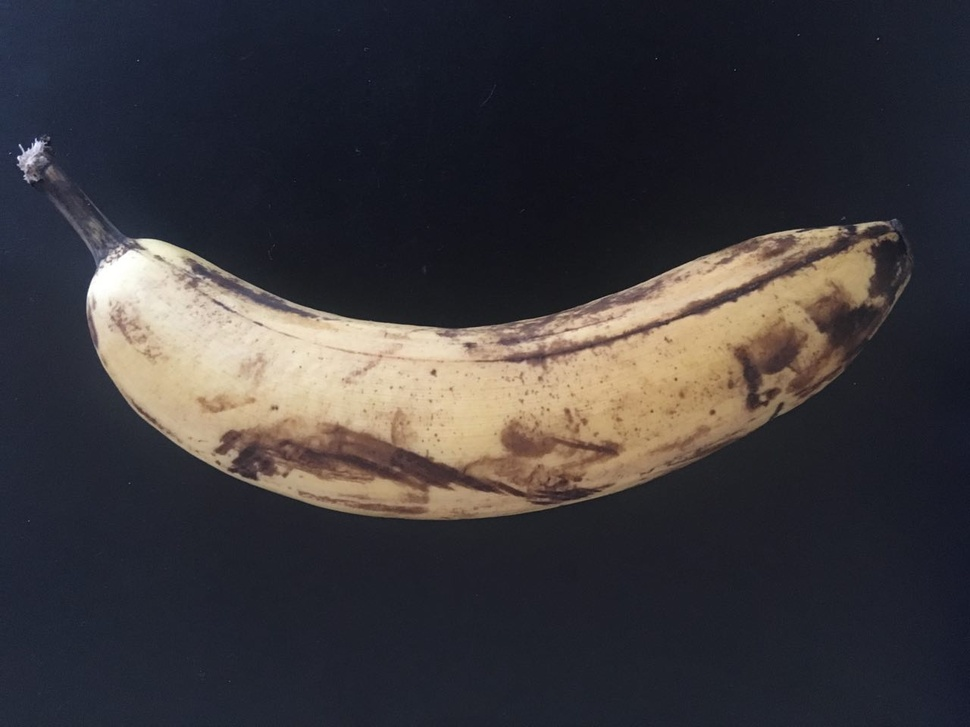
#> input picture test0.jpg, 970 x 727 px, shrunk from 1280 x 960 before the run
$ python -i image_representation.py   (imports and definitions only)
#> lines starting #> are read from the running program, lines starting #| are printed output that depends on the picture
#> further down, picture is the input picture: shape (727, 970, 3); mean B, G, R 59.8, 56.7, 59.8
import cv2
import numpy as np

import time

# TODO: feature fusion? using NN Autoencoders?
# TODO: Texture matching coefficient


def get_features(img):
    # hu moments
    bw_image = cv2.cvtColor(img, cv2.COLOR_BGR2GRAY)
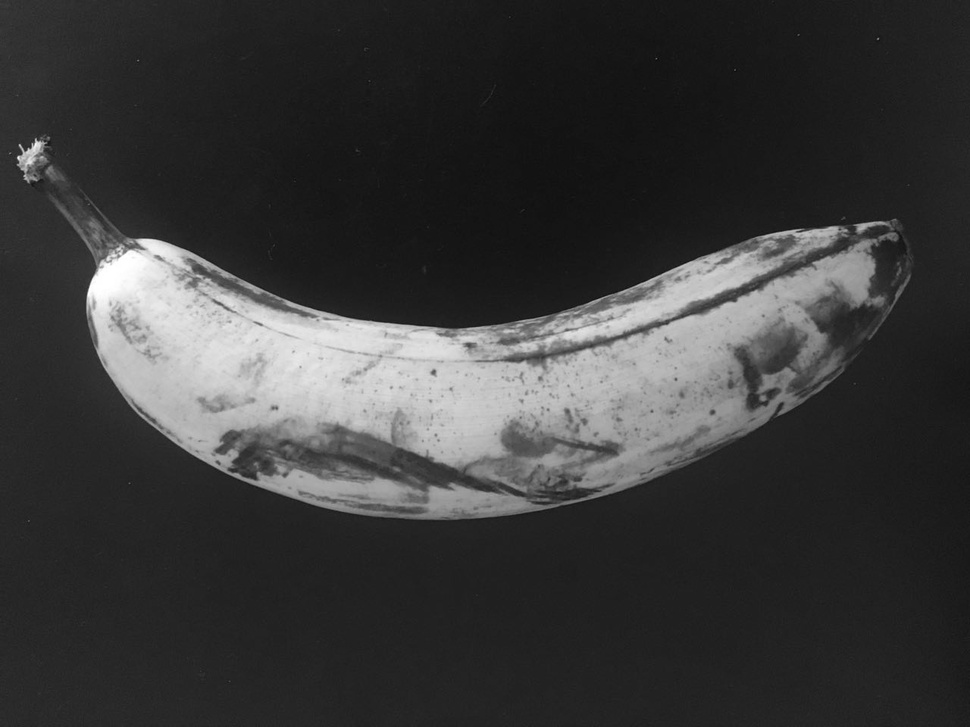
#> bw_image: shape (727, 970); min 8, max 255, mean 58
    hu_moments = cv2.HuMoments(cv2.moments(bw_image)).flatten()
#> hu_moments = [0.0023, 1.02e-06, 2.59e-10, 1.4e-10, 2.44e-20, 7.85e-14, 1.04e-20]

    # means
    img_mean = np.mean(img)
#> img_mean = 58.78
    mean_b = np.mean(img[0, :, :])
#> mean_b = 35.22
    mean_g = np.mean(img[1, :, :])
#> mean_g = 35.09
    mean_r = np.mean(img[2, :, :])
#> mean_r = 34.99
    means_vec = [img_mean, mean_r, mean_g, mean_b]
#> means_vec = [58.78, 34.99, 35.09, 35.22]

    # orb # debug it
    orb = cv2.ORB_create()
    kp, orb_descriptors = orb.detectAndCompute(bw_image, None)
#> kp = 500 keypoints; strongest (x, y, size): (35, 140, 31), (38, 140, 31), (38, 139, 37.2), (140, 242, 53.6)

    return {"hu": hu_moments, "orb": orb_descriptors, "means": means_vec}

# [28 lines not run here, left out]

>>> import cv2
>>> picture = cv2.imread('test0.jpg')
>>> result = get_features(picture)
#> result = 3 items

$ run again, on test1.jpg
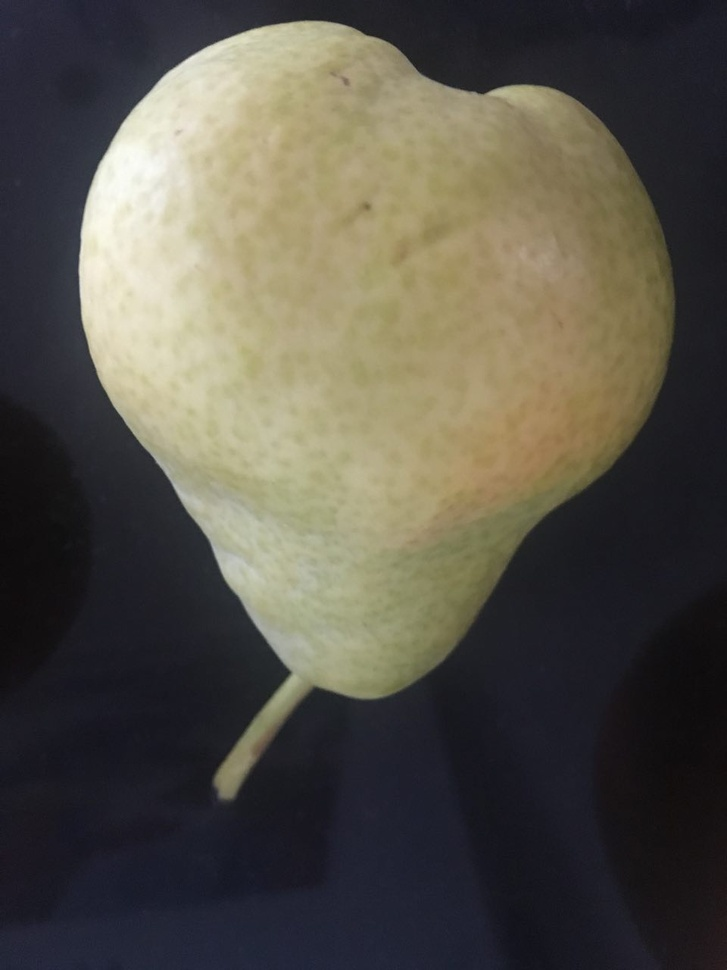
#> input picture test1.jpg, 727 x 970 px, shrunk from 960 x 1280 before the run
#> picture is the input picture: shape (970, 727, 3); mean B, G, R 73, 82.6, 86.4
#> in get_features, `bw_image = cv2.cvtColor(img, cv2.COLOR_BGR2GRAY)`:
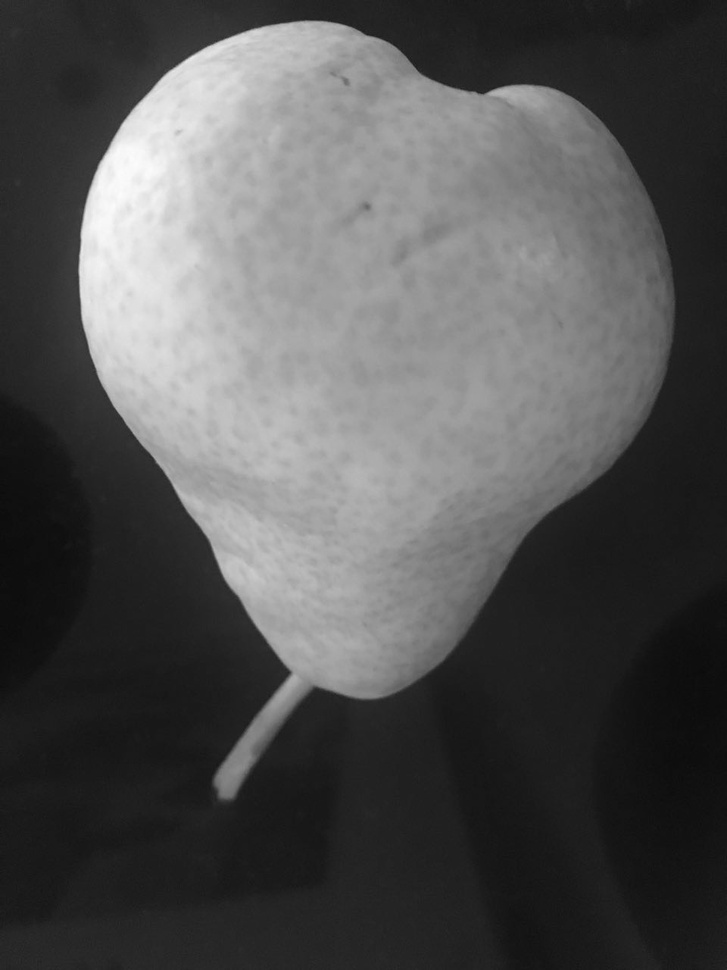
#> bw_image: shape (970, 727); min 10, max 252, mean 82.6
#> hu_moments = [0.00137, 1.6e-07, 2.62e-10, 2.76e-10, 6.39e-20, 1.1e-13, 3.76e-20]
#> img_mean = 80.66
#> mean_b = 37.09
#> means_vec = [80.66, 37.09, 37.09, 37.09]
#> kp = 65 keypoints; strongest (x, y, size): (287, 674, 111.1), (287, 672, 92.6), (289, 672, 77.1), (288, 672, 64.3)
#> result = 3 items

$ run again, on test2.jpg
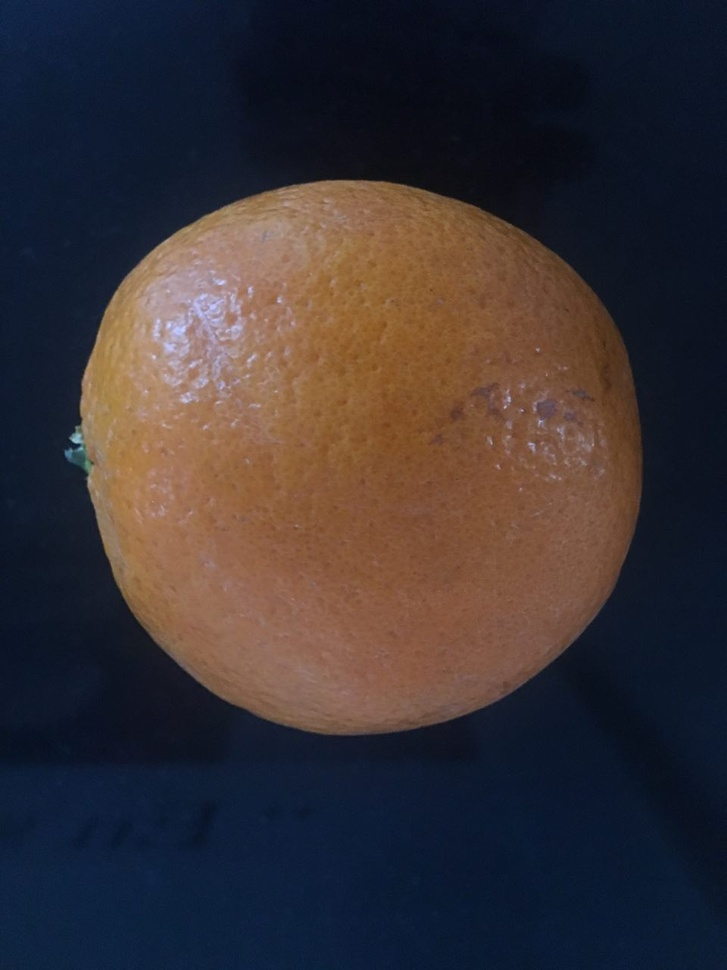
#> input picture test2.jpg, 727 x 970 px, shrunk from 960 x 1280 before the run
#> picture is the input picture: shape (970, 727, 3); mean B, G, R 53.6, 50.2, 57.4
#> in get_features, `bw_image = cv2.cvtColor(img, cv2.COLOR_BGR2GRAY)`:
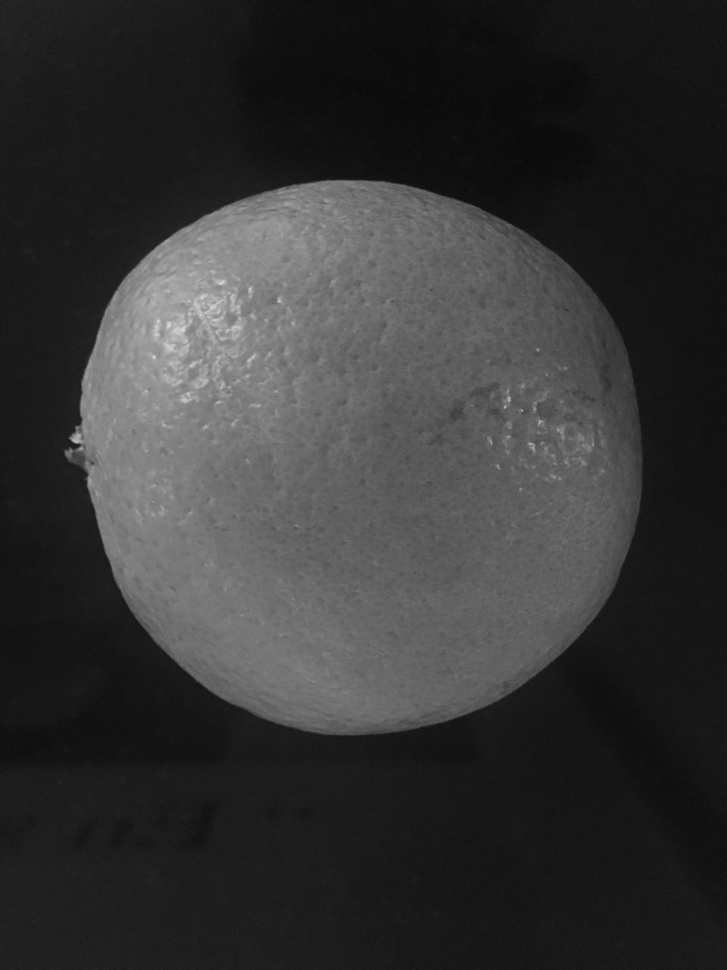
#> bw_image: shape (970, 727); min 8, max 221, mean 52.8
#> hu_moments = [0.00206, 1.87e-07, 7.13e-11, 1.27e-10, -3.66e-21, 4.54e-14, 1.16e-20]
#> img_mean = 53.72
#> mean_b = 26.65
#> mean_g = 26.4
#> mean_r = 26.47
#> means_vec = [53.72, 26.47, 26.4, 26.65]
#> kp = 464 keypoints; strongest (x, y, size): (72, 439, 44.6), (73, 439, 53.6), (73, 440, 64.3), (75, 442, 44.6)
#> result = 3 items

$ run again, on test3.jpg
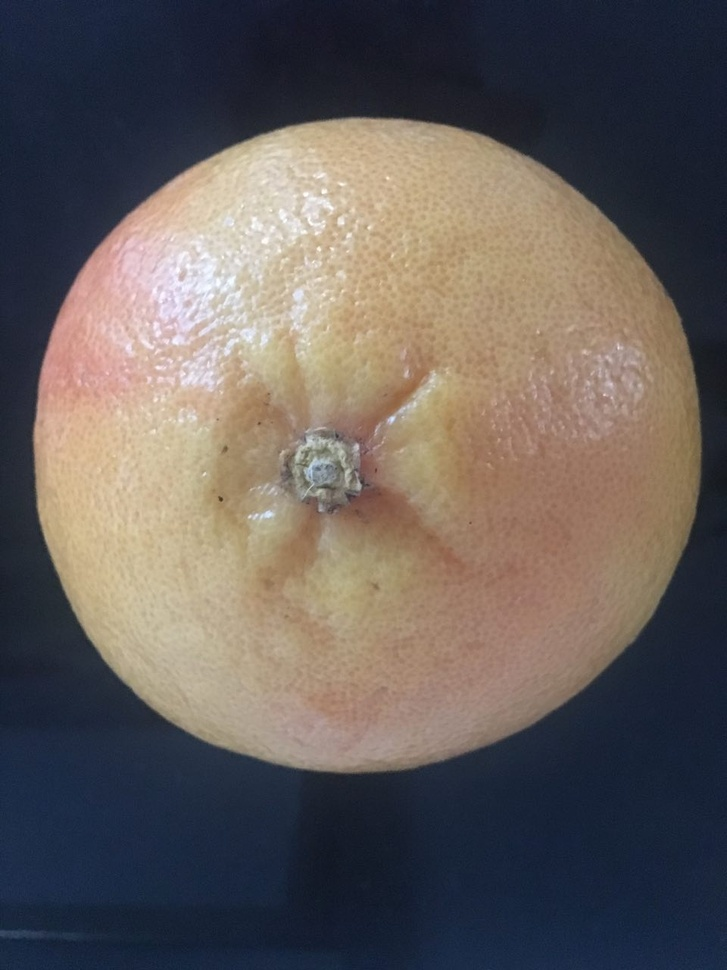
#> input picture test3.jpg, 727 x 970 px, shrunk from 960 x 1280 before the run
#> picture is the input picture: shape (970, 727, 3); mean B, G, R 91.4, 94.1, 101.4
#> in get_features, `bw_image = cv2.cvtColor(img, cv2.COLOR_BGR2GRAY)`:
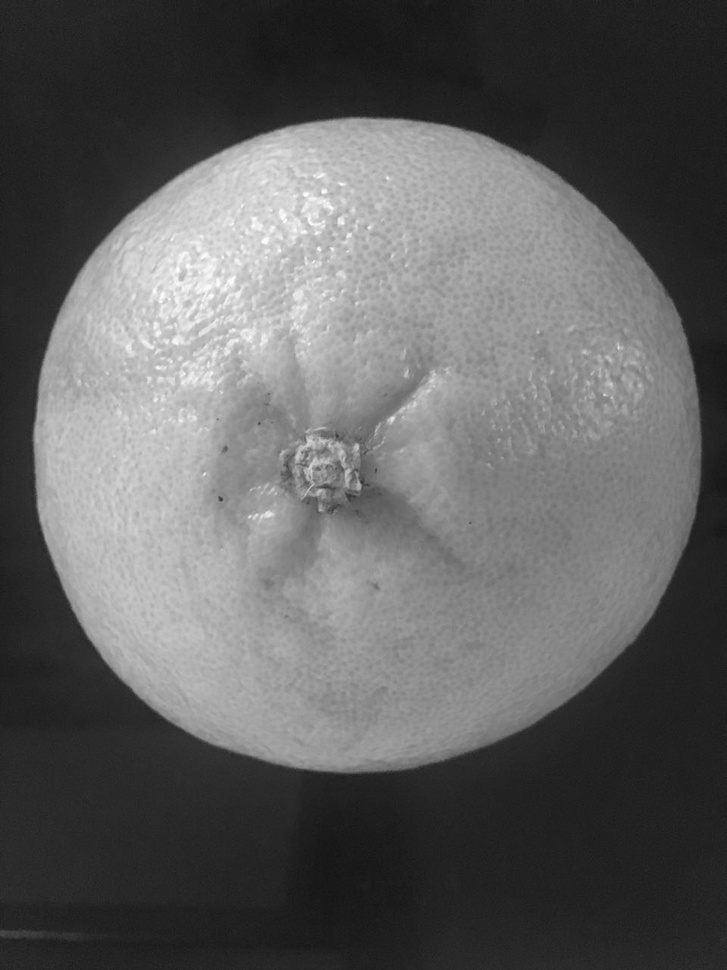
#> bw_image: shape (970, 727); min 20, max 255, mean 96
#> hu_moments = [0.00119, 3.59e-08, 3.9e-12, 2.86e-11, 9.16e-23, 3.59e-15, 2.87e-22]
#> img_mean = 95.64
#> mean_b = 35.93
#> mean_g = 35.92
#> mean_r = 35.83
#> means_vec = [95.64, 35.83, 35.92, 35.93]
#> kp = 500 keypoints; strongest (x, y, size): (221, 500, 31), (356, 445, 31), (360, 486, 37.2), (359, 487, 44.6)
#> result = 3 items
